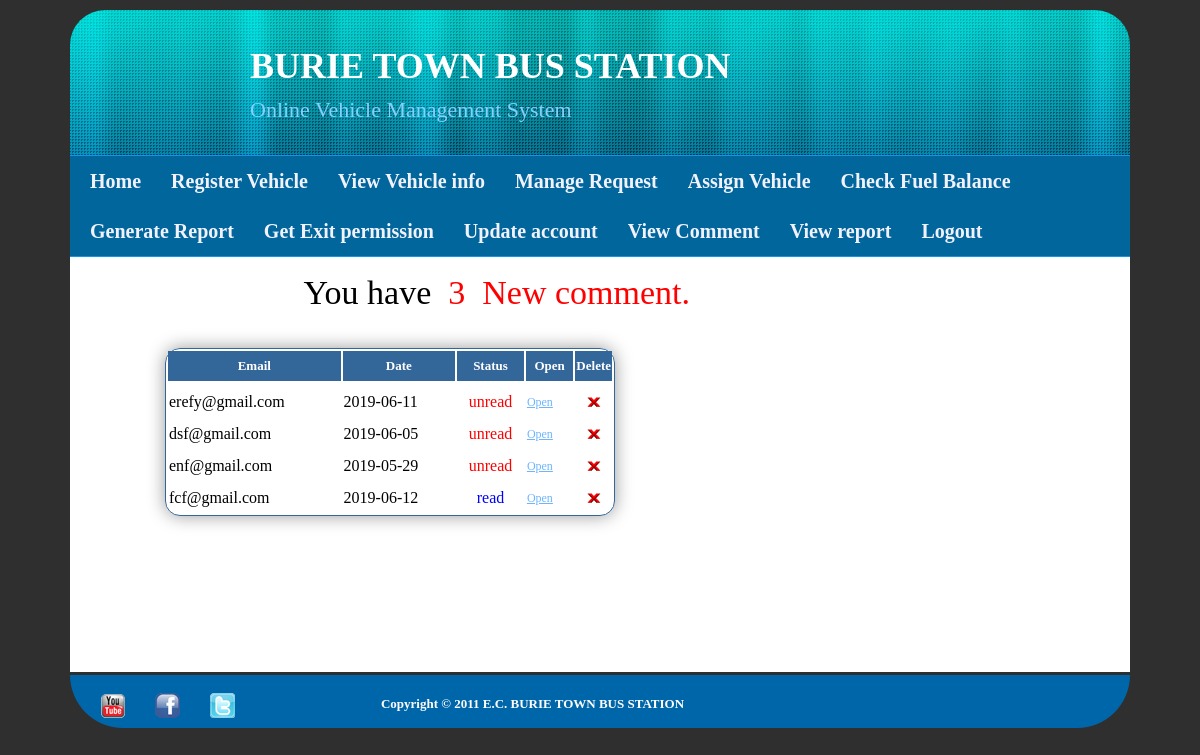
Page /viewcomment.php (signed in) on the committed database.
### tables this page shows
CREATE TABLE IF NOT EXISTS `comment` (
  `id` int(100) NOT NULL AUTO_INCREMENT,
  `fname` varchar(200) NOT NULL,
  `lname` varchar(160) NOT NULL,
  `email` varchar(250) NOT NULL,
  `message` varchar(234) NOT NULL,
  `dates` date NOT NULL,
  `status` varchar(123) NOT NULL,
  PRIMARY KEY (`id`)
);

### viewcomment.php (the view, shortened to what this page needs)
<html>
<head>
<link href="tooplate_style.css" rel="stylesheet" type="text/css" />
<link rel="stylesheet" type="text/css" href="engine1/style.css" />
<body>
<div id="tooplate_wrapper">
		<div id="tooplate_header">
       	   <div id="site_title"><h2 id="hheader"style="margin-left:180px;margin-top:40px;font-size:22px;font-family:Cooper Black;"><b><span style="font-size:36px;color:white">     BURIE TOWN BUS STATION</span><br/><br/></b>Online Vehicle Management System</h2></div>
             </div>
    <div id="tooplate_menu">
			<ul>
				<li><a href="manager.php" class="current">Home</a></li>
                <li><a href="registervehicle.php">Register Vehicle</a></li>
				<li><a href="vehicleinfo.php">View Vehicle info</a></li>
				<li><a href="manage_requests.php">Manage Request</a></li>
			    <li><a href="assign.php">Assign Vehicle</a></li>
			    <li><a href="fuel.php">Check Fuel Balance</a></li>
				<li><a href="#">Generate Report</a>
					</li>
			    <li><a href="permission.php">Get Exit permission</a></li>
                <li><a href="update.php">Update account</a></li>
                <li><a href="viewcomment.php">View Comment</a></li>
				 <li><a href="viewreport.php">View report</a></li>
				<li><a href="logout.php">Logout</a></li>
			</ul>
		</div>
        <div id="tooplate_main">
       	<div id="tooplate_content">
           <h1 align="right">
<?php
			$av=mysql_query("select *from comment where status='unread'");
			$countav=mysql_num_rows($av);
			echo 'You have &nbsp;<font color="red" >'.$countav. '&nbsp; New comment.</font>' ;
			echo"<br><br>";
			?>
<br>
<table align='center' style='width:450px; color:black;border-radius:15px;border:1px solid #336699; -webkit-box-shadow:0 0 18px rgba(0,0,0,0.4); -moz-box-shadow:0 0 18px rgba(0,0,0,0.4); box-shadow:0 0 18px rgba(0,0,0,0.4);'>
<tr>
<th style='height:30px;	text-align:center; color:#000;	font-weight:bold;background-color:#336699;'><font color='white' size='2'>Email</th>
<th style='height:30px;	text-align:center; color:#000;	font-weight:bold;background-color:#336699;'><font color='white' size='2'>Date</th>
<th style='height:30px;	text-align:center; color:#000;	font-weight:bold;background-color:#336699;'><font color='white' size='2'>Status</th>
<th style='height:30px;	text-align:center; color:#000;	font-weight:bold;background-color:#336699;'><font color='white' size='2'>Open</th>
<th style='height:30px;	text-align:center; color:#000;	font-weight:bold;background-color:#336699;'><font color='white' size='2'>Delete</th>
</tr>
<?php
$result = mysql_query("SELECT * FROM comment ORDER BY id DESC");
echo"<tr><td>";
echo"</td></tr>";
while($row = mysql_fetch_array($result))
  {
$ctrl = $row['id'];
$email=$row['email'];
$date=$row['dates'];
$status=$row['status'];
?>
<tr>
<td><?php echo $email;?></td>
<td><?php echo $date;?></td>
<?php
if($status=='unread')
{
print("
<td style='height:30px;	color:red;	text-align:center;'>unread</td>");
}
else
{
print("
<td style='height:30px;	color:blue;	text-align:center;'>read</td>");
}
?>
						<?php
						print("
		<td style='height:30px;'><a href = 'open_com.php?key=".$ctrl."'>Open</a></td>
		<td style='height:30px;' align = 'center' width = '1'><a href = 'deletecomm.php?key=".$ctrl."'><img width='15px' height='15px' src = 'images/actions-delete.png' title='Delete' onclick='isdelete();'></img></a></td>
		");?>
		</tr>
<?php
  }
print( "</table><br><br><br>");
?>
				<br><br>
        </div>
	</div>
    <div id="tooplate_footer_wrapper">
        <div id="tooplate_copyright">
		<a href="http://www.youtube.com"><img src="images/youtube.png" id="youtube"></a>
		<a href="http://www.facebook.com"><img src="images/facebook.png" id="facebook"></a>
		<a href="http://www.tweeter.com"><img src="images/tweeter.png" id="tweeter"></a>
            <div id="footp"><b>Copyright © 2011 E.C.  BURIE TOWN BUS STATION</b>	</div>
		</div>
	</div>
</div>
</body>
</html>

### tooplate_style.css (style rules this page uses)
body { margin-top: 0; padding: 0; color: #9ac1e3; font-family: Georgia, "Times New Roman", Times, serif; font-size: 13px; line-height: 1.7em; background-color: #2f2f2f; text-align:justify; text-justify:inter-word; }
#footp { color: white; margin-right: 200px; }
a, a:link, a:visited { color: #6eb5ff; font-weight: normal; text-decoration: underline; font-size: 12px; }
img { border: none; }
h1, h2, h3, h4, h5, h6 { color: #000; font-weight: normal; }
h1 { font-size: 34px; margin: 0 0 20px; padding: 5px 0 }
h2 { font-size: 28px; margin: 0 0 15px; padding: 5px 0; }
#tooplate_wrapper { margin: 0 auto; width: 1060px; padding: 0 10px; }
#tooplate_header { width: 1060px; height: 145px; margin-top:10px; border-top-right-radius:35px; border-top-left-radius:35px; background: url(images/header1.jpg) top center no-repeat; }
#site_title { float: left; display: block; color: white; }
#hheader { color:#87CEFA; }
#tooplate_menu { clear: both; width: 1060px; height: 100px; background-color: #00669C; border-top: 1px solid #1296E9; border-bottom: 1px solid #1296E9; }
#tooplate_menu ul { margin: 0; padding: 0; list-style: none; }
#tooplate_menu ul li { padding: 0; margin: 0; display: inline; }
#tooplate_menu ul li a { float: left; display: block; margin-left: 10px; padding-left: 10px; padding-right: 10px; line-height: 50px; position: relative; font-size: 20px; color: #F2F2FF; text-align: center; text-decoration: none; font-family: Cambria, "Hoefler Text", "Liberation Serif", Times, "Times New Roman", serif; font-weight: 700; outline: none; }
#tooplate_main { clear: both; width: 1020px; color:black; font-family:cambria; font-size:14px; padding: 20px; background-color: white; }
#tooplate_content { float: left; width: 600px; }
#footp { margin-top:0px; }
#tooplate_footer_wrapper { clear: both; color:black; width: 1060px; padding-top:3px; margin-top: 3px; border-bottom-right-radius: 200px; border-bottom-left-radius: 200px; background-color:#0066AA; }
#tooplate_copyright a { float: left; margin-left:30px; }
#tooplate_copyright { clear: both; width: 960px; height: 35px; padding: 15px 0 0; text-align: center; }
#tooplate_menu li { float:left; }

### rows in the picture
comment: email "erefy@gmail.com", dates "2019-06-11", status "unread"
comment: email "dsf@gmail.com", dates "2019-06-05", status "unread"
comment: email "enf@gmail.com", dates "2019-05-29", status "unread"
comment: email "fcf@gmail.com", dates "2019-06-12", status "read"

### other values in the picture
$countav "3"
